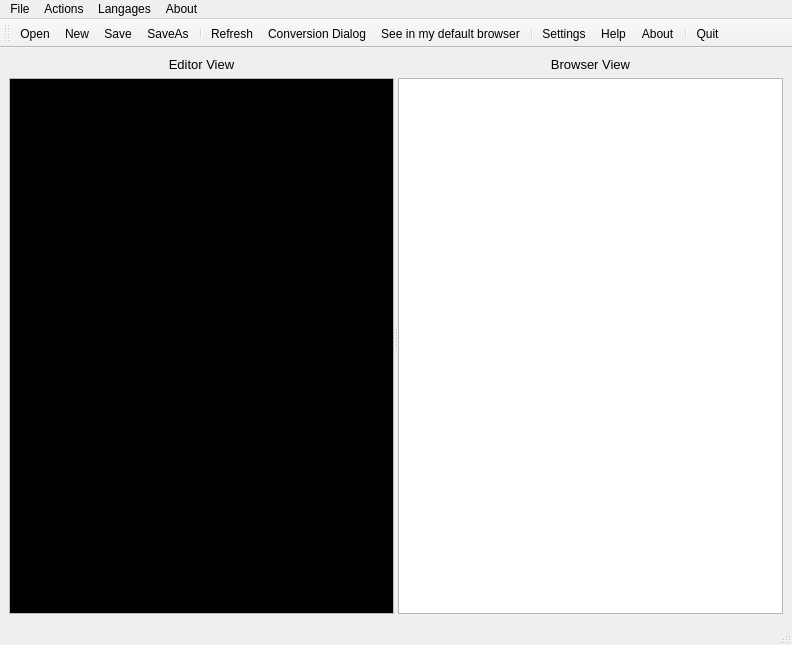
<ui version="4.0" >
 <class>MainWindow</class>
 <widget class="QMainWindow" name="MainWindow" >
  <property name="geometry" >
   <rect>
    <x>0</x>
    <y>0</y>
    <width>792</width>
    <height>645</height>
   </rect>
  </property>
  <property name="windowTitle" >
   <string>reSTinPeace</string>
  </property>
  <property name="windowIcon" >
   <iconset resource="ressources.qrc" >:/new/prefix1/icones/crayon.svg</iconset>
  </property>
  <widget class="QWidget" name="centralwidget" >
   <layout class="QHBoxLayout" >
    <item>
     <widget class="QSplitter" name="splitter" >
      <property name="orientation" >
       <enum>Qt::Horizontal</enum>
      </property>
      <widget class="QWidget" name="" >
       <layout class="QVBoxLayout" >
        <item>
         <widget class="QLabel" name="label" >
          <property name="sizePolicy" >
           <sizepolicy vsizetype="Preferred" hsizetype="Preferred" >
            <horstretch>0</horstretch>
            <verstretch>0</verstretch>
           </sizepolicy>
          </property>
          <property name="font" >
           <font>
            <pointsize>10</pointsize>
           </font>
          </property>
          <property name="text" >
           <string>Editor View</string>
          </property>
          <property name="alignment" >
           <set>Qt::AlignCenter</set>
          </property>
         </widget>
        </item>
        <item>
         <widget class="QTextEdit" name="editor" >
          <property name="sizePolicy" >
           <sizepolicy vsizetype="Expanding" hsizetype="Expanding" >
            <horstretch>1</horstretch>
            <verstretch>1</verstretch>
           </sizepolicy>
          </property>
          <property name="palette" >
           <palette>
            <active>
             <colorrole role="Text" >
              <brush brushstyle="SolidPattern" >
               <color alpha="255" >
                <red>255</red>
                <green>255</green>
                <blue>255</blue>
               </color>
              </brush>
             </colorrole>
             <colorrole role="Base" >
              <brush brushstyle="SolidPattern" >
               <color alpha="255" >
                <red>0</red>
                <green>0</green>
                <blue>0</blue>
               </color>
              </brush>
             </colorrole>
            </active>
            <inactive>
             <colorrole role="Text" >
              <brush brushstyle="SolidPattern" >
               <color alpha="255" >
                <red>255</red>
                <green>255</green>
                <blue>255</blue>
               </color>
              </brush>
             </colorrole>
             <colorrole role="Base" >
              <brush brushstyle="SolidPattern" >
               <color alpha="255" >
                <red>0</red>
                <green>0</green>
                <blue>0</blue>
               </color>
              </brush>
             </colorrole>
            </inactive>
            <disabled>
             <colorrole role="Text" >
              <brush brushstyle="SolidPattern" >
               <color alpha="255" >
                <red>113</red>
                <green>113</green>
                <blue>113</blue>
               </color>
              </brush>
             </colorrole>
             <colorrole role="Base" >
              <brush brushstyle="SolidPattern" >
               <color alpha="255" >
                <red>226</red>
                <green>226</green>
                <blue>226</blue>
               </color>
              </brush>
             </colorrole>
            </disabled>
           </palette>
          </property>
          <property name="font" >
           <font>
            <family>DejaVu Sans Mono</family>
            <pointsize>11</pointsize>
           </font>
          </property>
          <property name="acceptRichText" >
           <bool>false</bool>
          </property>
         </widget>
        </item>
       </layout>
      </widget>
      <widget class="QWidget" name="" >
       <layout class="QVBoxLayout" >
        <item>
         <widget class="QLabel" name="label_2" >
          <property name="font" >
           <font>
            <pointsize>10</pointsize>
           </font>
          </property>
          <property name="text" >
           <string>Browser View</string>
          </property>
          <property name="alignment" >
           <set>Qt::AlignCenter</set>
          </property>
         </widget>
        </item>
        <item>
         <widget class="QTextBrowser" name="viewer" >
          <property name="sizePolicy" >
           <sizepolicy vsizetype="Expanding" hsizetype="Expanding" >
            <horstretch>1</horstretch>
            <verstretch>1</verstretch>
           </sizepolicy>
          </property>
          <property name="font" >
           <font>
            <family>DejaVu Sans Mono</family>
            <pointsize>11</pointsize>
           </font>
          </property>
          <property name="toolTip" >
           <string/>
          </property>
         </widget>
        </item>
       </layout>
      </widget>
     </widget>
    </item>
   </layout>
  </widget>
  <widget class="QMenuBar" name="menubar" >
   <property name="geometry" >
    <rect>
     <x>0</x>
     <y>0</y>
     <width>792</width>
     <height>27</height>
    </rect>
   </property>
   <widget class="QMenu" name="menuFichier" >
    <property name="title" >
     <string>File</string>
    </property>
    <addaction name="actionOpen" />
    <addaction name="actionSave" />
    <addaction name="actionNew" />
    <addaction name="separator" />
    <addaction name="actionQuit" />
   </widget>
   <widget class="QMenu" name="menuAbout" >
    <property name="title" >
     <string>About</string>
    </property>
    <addaction name="separator" />
    <addaction name="actionAbout" />
    <addaction name="actionHelp" />
   </widget>
   <widget class="QMenu" name="menuTransform" >
    <property name="title" >
     <string>Actions</string>
    </property>
    <addaction name="actionConversionDialog" />
    <addaction name="actionSettings" />
    <addaction name="actionRefresh" />
    <addaction name="actionSeeInDefaultBrowser" />
   </widget>
   <widget class="QMenu" name="menuLangages" >
    <property name="title" >
     <string>Langages</string>
    </property>
    <addaction name="actionEnglish" />
    <addaction name="actionFrench" />
   </widget>
   <addaction name="menuFichier" />
   <addaction name="menuTransform" />
   <addaction name="menuLangages" />
   <addaction name="menuAbout" />
  </widget>
  <widget class="QStatusBar" name="statusbar" />
  <widget class="QToolBar" name="toolBar" >
   <property name="windowTitle" >
    <string>toolBar</string>
   </property>
   <attribute name="toolBarArea" >
    <enum>TopToolBarArea</enum>
   </attribute>
   <attribute name="toolBarBreak" >
    <bool>false</bool>
   </attribute>
   <addaction name="actionOpen" />
   <addaction name="actionNew" />
   <addaction name="actionSave" />
   <addaction name="actionSaveAs" />
   <addaction name="separator" />
   <addaction name="actionRefresh" />
   <addaction name="actionConversionDialog" />
   <addaction name="actionSeeInDefaultBrowser" />
   <addaction name="separator" />
   <addaction name="actionSettings" />
   <addaction name="actionHelp" />
   <addaction name="actionAbout" />
   <addaction name="separator" />
   <addaction name="actionQuit" />
  </widget>
  <action name="actionNew" >
   <property name="icon" >
    <iconset resource="ressources.qrc" >:/new/prefix1/icones/Nouveau.svg</iconset>
   </property>
   <property name="text" >
    <string>New</string>
   </property>
  </action>
  <action name="actionOpen" >
   <property name="icon" >
    <iconset resource="ressources.qrc" >:/new/prefix1/icones/Ouvrir.svg</iconset>
   </property>
   <property name="text" >
    <string>Open</string>
   </property>
  </action>
  <action name="actionSave" >
   <property name="icon" >
    <iconset resource="ressources.qrc" >:/new/prefix1/icones/Enregistrer.svg</iconset>
   </property>
   <property name="text" >
    <string>Save</string>
   </property>
  </action>
  <action name="actionQuit" >
   <property name="icon" >
    <iconset resource="ressources.qrc" >:/new/prefix1/icones/Quitter.svg</iconset>
   </property>
   <property name="text" >
    <string>Quit</string>
   </property>
  </action>
  <action name="actionAbout" >
   <property name="icon" >
    <iconset resource="ressources.qrc" >:/new/prefix1/icones/APropos.svg</iconset>
   </property>
   <property name="text" >
    <string>About</string>
   </property>
  </action>
  <action name="actionHTML" >
   <property name="text" >
    <string>HTML</string>
   </property>
  </action>
  <action name="actionLaTeX" >
   <property name="text" >
    <string>LaTeX</string>
   </property>
  </action>
  <action name="actionConversionDialog" >
   <property name="icon" >
    <iconset resource="ressources.qrc" >:/new/prefix1/icones/ConversionDialog.svg</iconset>
   </property>
   <property name="text" >
    <string>Conversion dialog</string>
   </property>
   <property name="iconText" >
    <string>Conversion Dialog</string>
   </property>
   <property name="toolTip" >
    <string>Conversion Dialog</string>
   </property>
  </action>
  <action name="actionSettings" >
   <property name="icon" >
    <iconset resource="ressources.qrc" >:/new/prefix1/icones/Settings.svg</iconset>
   </property>
   <property name="text" >
    <string>Settings</string>
   </property>
  </action>
  <action name="actionRefresh" >
   <property name="icon" >
    <iconset resource="ressources.qrc" >:/new/prefix1/icones/reload.svg</iconset>
   </property>
   <property name="text" >
    <string>Refresh browser view</string>
   </property>
   <property name="iconText" >
    <string>Refresh</string>
   </property>
   <property name="toolTip" >
    <string>Refresh the browser view</string>
   </property>
  </action>
  <action name="actionSeeInDefaultBrowser" >
   <property name="icon" >
    <iconset resource="ressources.qrc" >:/new/prefix1/icones/Navigateur.svg</iconset>
   </property>
   <property name="text" >
    <string>See in my default browser</string>
   </property>
  </action>
  <action name="actionEnglish" >
   <property name="text" >
    <string>English</string>
   </property>
  </action>
  <action name="actionFrench" >
   <property name="text" >
    <string>French</string>
   </property>
  </action>
  <action name="actionSaveAs" >
   <property name="icon" >
    <iconset resource="ressources.qrc" >:/new/prefix1/icones/Enregistrer_Sous.svg</iconset>
   </property>
   <property name="text" >
    <string>SaveAs</string>
   </property>
  </action>
  <action name="actionHelp" >
   <property name="icon" >
    <iconset resource="ressources.qrc" >:/new/prefix1/icones/Help.svg</iconset>
   </property>
   <property name="text" >
    <string>Help</string>
   </property>
  </action>
 </widget>
 <resources>
  <include location="ressources.qrc" />
 </resources>
 <connections/>
</ui>
